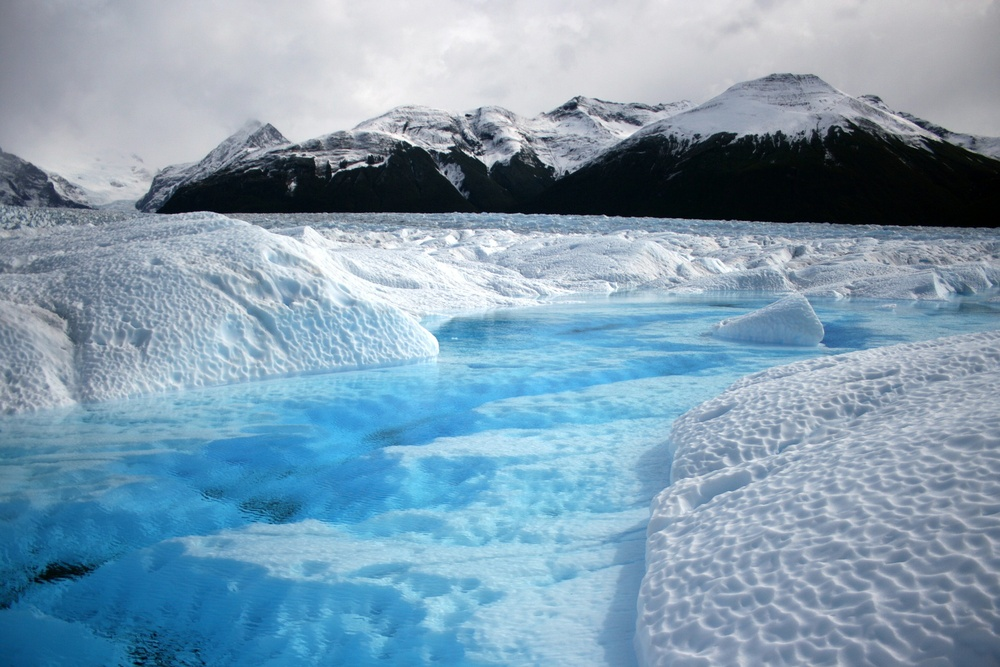
#> input picture notebook/light-tones.jpg, 1000 x 667 px, shrunk from 1920 x 1280 before the run
$ jupyter execute --allow-errors rgb_histgoram.ipynb   (shell and % lines are left out)   (Python 2 division)
#> lines starting #> are read from the running program, lines starting #| are printed output that depends on the picture; long printed decimals are rounded
[cell 1]
import cv2
from matplotlib import pyplot as plt
import sklearn
import sklearn.preprocessing

[cell 2]
IMAGE_FILE = 'light-tones.jpg'
IMAGE_HYDRANT = 'hydrant.jpg'
IMAGE_HYDRANT_2 = 'hydrant2.jpg'

[cell 3]
def calcHistNormalized(images, *args, **kwargs):
    hist = cv2.calcHist(images, *args, **kwargs)
    sklearn.preprocessing.normalize(hist, norm='l1', axis=0, copy=False)
    return hist

[cell 4]
calcHist = calcHistNormalized

[cell 5]
# https://lmcaraig.com/image-histograms-histograms-equalization-and-histograms-comparison/
def draw_image_histogram(image, channels, color='k'):
    hist = calcHist([image], channels, None, [256], [0, 256])
    print hist.shape
    print sum(hist)
    plt.plot(hist, color=color)
    plt.xlim([0, 256])

[cell 6]
def show_grayscale_histogram(image):
    grayscale_image = cv2.cvtColor(image, cv2.COLOR_BGR2GRAY)
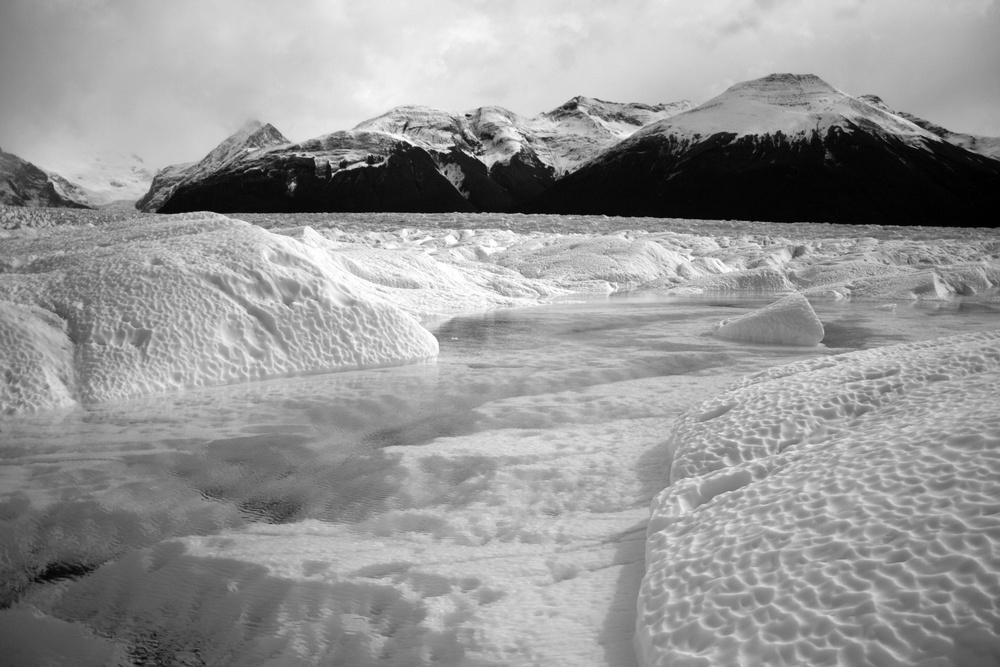
#> grayscale_image: shape (667, 1000); min 0, max 255, mean 150.3
#> image is the input picture: shape (667, 1000, 3); mean B, G, R 176.9, 156.6, 127.6
    draw_image_histogram(grayscale_image, [0])
#> in calcHistNormalized, `hist = cv2.calcHist(images, *args, **kwargs)`: hist = 256 values, max 6079 at index 192, min 84 at index 255, mean 2605.5
#> in draw_image_histogram, `hist = calcHist([image], channels, None, [256], [0, 256])`: hist = 256 values, max 0.00911 at index 192, min 0.000126 at index 255, mean 0.00391
#| (256, 1)
#| [1.000]
    plt.show()
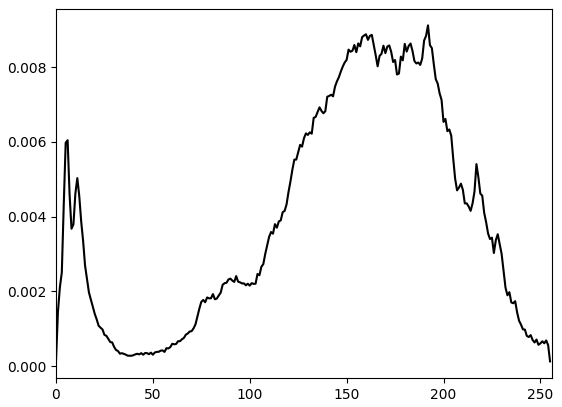
#> figure drawn by matplotlib, 1 panel; curve peaks at x = 192, y = 0.00911

[cell 7]

show_grayscale_histogram(cv2.imread(IMAGE_FILE))

Expected:

[cell 8]
def show_color_histogram(image):
    for i, col in enumerate(['b', 'g', 'r']):
        draw_image_histogram(image, [i], color=col)
#> this loop made 3 passes
#> col on passes 1 to 3: 'b', 'g', 'r'
#| (256, 1)
#| [1]
#| (256, 1)
#| [1.000]
#| (256, 1)
#| [1.000]
    plt.show()
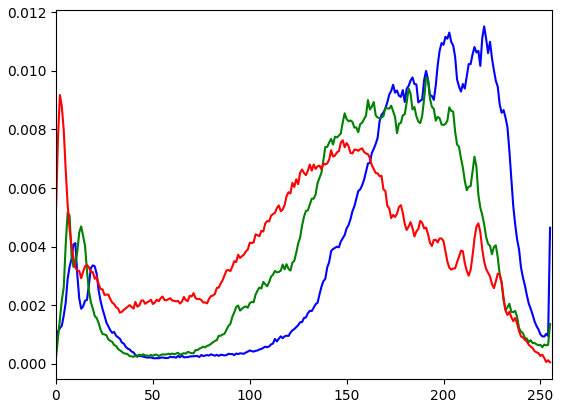
#> figure drawn by matplotlib, 1 panel; curve peaks at x = 221, y = 0.0115; curve peaks at x = 191, y = 0.00977; curve peaks at x = 2, y = 0.00918

[cell 9]

show_color_histogram(cv2.imread(IMAGE_FILE))

Expected

### Vector Similarity/Distance between Two Histograms

[cell 10]
import numpy as np
import scipy.spatial.distance

[cell 11]
def chi2_distance(histA, histB, eps = 1e-10):
    # compute the chi-squared distance
    d = 0.5 * np.sum([((a - b) ** 2) / (a + b + eps)
        for (a, b) in zip(histA, histB)])

    # return the chi-squared distance
    return d

[cell 12]
def calc_bgr_hist_flatten(image):
    # assume BGR image
    hists = []
#> hists = []
    for i in range(3):
        h = calcHistNormalized([image], [i,], None, [256], [0, 256])
        hists.append(h)
#> after the loop, hists = 3 items

    return np.concatenate(hists)

[cell 13]
hist1 = calc_bgr_hist_flatten(cv2.imread(IMAGE_FILE))
#> hist1 = 768 values, max 0.0115 at index 221, min 5.1e-05 at index 767, mean 0.00391
print hist1.shape
#| (768, 1)
hist_hydrant = calc_bgr_hist_flatten(cv2.imread(IMAGE_HYDRANT))
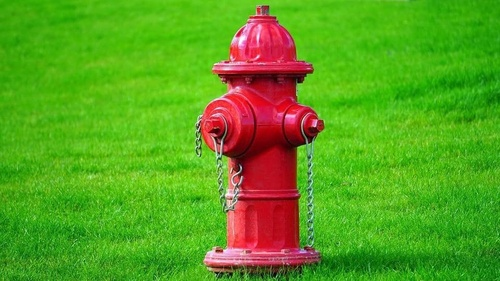
#> input picture notebook/hydrant.jpg, 500 x 281 px, shrunk from 960 x 540 before the run
#> hist_hydrant = 768 values, max 0.0279 at index 15, min 0 at index 247, mean 0.00391
hist_hydrant_2 = calc_bgr_hist_flatten(cv2.imread(IMAGE_HYDRANT_2))
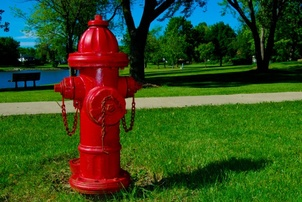
#> input picture notebook/hydrant2.jpg, 302 x 202 px, shrunk from 580 x 387 before the run
#> hist_hydrant_2 = 768 values, max 0.207 at index 0, min 0 at index 242, mean 0.00391

[cell 14]
print "Distance between same image:", chi2_distance(hist1, hist1)
#> in chi2_distance, `d = 0.5 * np.sum([((a - b) ** 2) / (a + b + eps) for (a, b) in zip(his..`: d = 0
#| Distance between same image: 0.0
print "Distance between different images:", chi2_distance(hist1, hist_hydrant)
#| Distance between different images: 1.292
print "Distance between similar images:", chi2_distance(hist_hydrant_2, hist_hydrant)
#| Distance between similar images: 1.100

#> (a cell that did not finish here is left out)

[cell 16]

plt.plot(hist1, label='hist1')
plt.plot(hist_hydrant, label='hydrant.jpg')
plt.plot(hist_hydrant_2, label='hydrant2.jpg')
plt.legend()
plt.show()
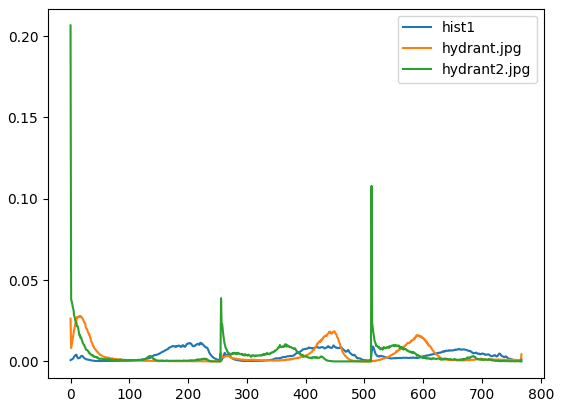
#> figure drawn by matplotlib, 1 panel; curve peaks at x = 221, y = 0.0115; curve peaks at x = 15, y = 0.0279; curve peaks at x = 0, y = 0.207
